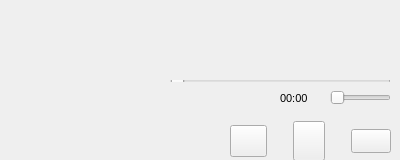
<?xml version="1.0" encoding="UTF-8"?>
<ui version="4.0">
 <class>PlayScene</class>
 <widget class="QWidget" name="PlayScene">
  <property name="geometry">
   <rect>
    <x>0</x>
    <y>0</y>
    <width>400</width>
    <height>160</height>
   </rect>
  </property>
  <property name="windowTitle">
   <string>Form</string>
  </property>
  <widget class="QWidget" name="album_image" native="true">
   <property name="geometry">
    <rect>
     <x>0</x>
     <y>0</y>
     <width>160</width>
     <height>160</height>
    </rect>
   </property>
  </widget>
  <widget class="QLabel" name="lbe_singer_name">
   <property name="geometry">
    <rect>
     <x>170</x>
     <y>0</y>
     <width>221</width>
     <height>41</height>
    </rect>
   </property>
   <property name="font">
    <font>
     <family>微软雅黑</family>
     <pointsize>20</pointsize>
    </font>
   </property>
   <property name="text">
    <string/>
   </property>
  </widget>
  <widget class="QLabel" name="lbe_album_name">
   <property name="geometry">
    <rect>
     <x>170</x>
     <y>40</y>
     <width>221</width>
     <height>16</height>
    </rect>
   </property>
   <property name="text">
    <string/>
   </property>
  </widget>
  <widget class="QLabel" name="lbe_song_name">
   <property name="geometry">
    <rect>
     <x>170</x>
     <y>60</y>
     <width>221</width>
     <height>16</height>
    </rect>
   </property>
   <property name="text">
    <string/>
   </property>
  </widget>
  <widget class="PlayTimeSlider" name="play_time">
   <property name="geometry">
    <rect>
     <x>170</x>
     <y>80</y>
     <width>221</width>
     <height>2</height>
    </rect>
   </property>
   <property name="orientation">
    <enum>Qt::Horizontal</enum>
   </property>
  </widget>
  <widget class="QLabel" name="lbe_time_remaining">
   <property name="geometry">
    <rect>
     <x>280</x>
     <y>90</y>
     <width>31</width>
     <height>16</height>
    </rect>
   </property>
   <property name="font">
    <font>
     <pointsize>8</pointsize>
    </font>
   </property>
   <property name="text">
    <string>00:00</string>
   </property>
  </widget>
  <widget class="QWidget" name="layoutWidget">
   <property name="geometry">
    <rect>
     <x>230</x>
     <y>120</y>
     <width>161</width>
     <height>42</height>
    </rect>
   </property>
   <layout class="QHBoxLayout" name="horizontalLayout">
    <item>
     <widget class="QToolButton" name="tbtn_like">
      <property name="minimumSize">
       <size>
        <width>37</width>
        <height>32</height>
       </size>
      </property>
      <property name="maximumSize">
       <size>
        <width>37</width>
        <height>32</height>
       </size>
      </property>
      <property name="styleSheet">
       <string notr="true"/>
      </property>
      <property name="text">
       <string/>
      </property>
     </widget>
    </item>
    <item>
     <spacer name="horizontalSpacer">
      <property name="orientation">
       <enum>Qt::Horizontal</enum>
      </property>
      <property name="sizeHint" stdset="0">
       <size>
        <width>28</width>
        <height>20</height>
       </size>
      </property>
     </spacer>
    </item>
    <item>
     <widget class="QToolButton" name="tbtn_trash">
      <property name="minimumSize">
       <size>
        <width>32</width>
        <height>40</height>
       </size>
      </property>
      <property name="maximumSize">
       <size>
        <width>32</width>
        <height>40</height>
       </size>
      </property>
      <property name="text">
       <string/>
      </property>
     </widget>
    </item>
    <item>
     <spacer name="horizontalSpacer_2">
      <property name="orientation">
       <enum>Qt::Horizontal</enum>
      </property>
      <property name="sizeHint" stdset="0">
       <size>
        <width>28</width>
        <height>20</height>
       </size>
      </property>
     </spacer>
    </item>
    <item>
     <widget class="QToolButton" name="tbtn_next">
      <property name="minimumSize">
       <size>
        <width>40</width>
        <height>24</height>
       </size>
      </property>
      <property name="maximumSize">
       <size>
        <width>40</width>
        <height>24</height>
       </size>
      </property>
      <property name="text">
       <string/>
      </property>
     </widget>
    </item>
   </layout>
  </widget>
  <widget class="QSlider" name="volume">
   <property name="geometry">
    <rect>
     <x>330</x>
     <y>90</y>
     <width>61</width>
     <height>16</height>
    </rect>
   </property>
   <property name="orientation">
    <enum>Qt::Horizontal</enum>
   </property>
  </widget>
 </widget>
 <customwidgets>
  <customwidget>
   <class>PlayTimeSlider</class>
   <extends>QSlider</extends>
   <header>playtimeslider.h</header>
  </customwidget>
 </customwidgets>
 <resources/>
 <connections/>
</ui>
